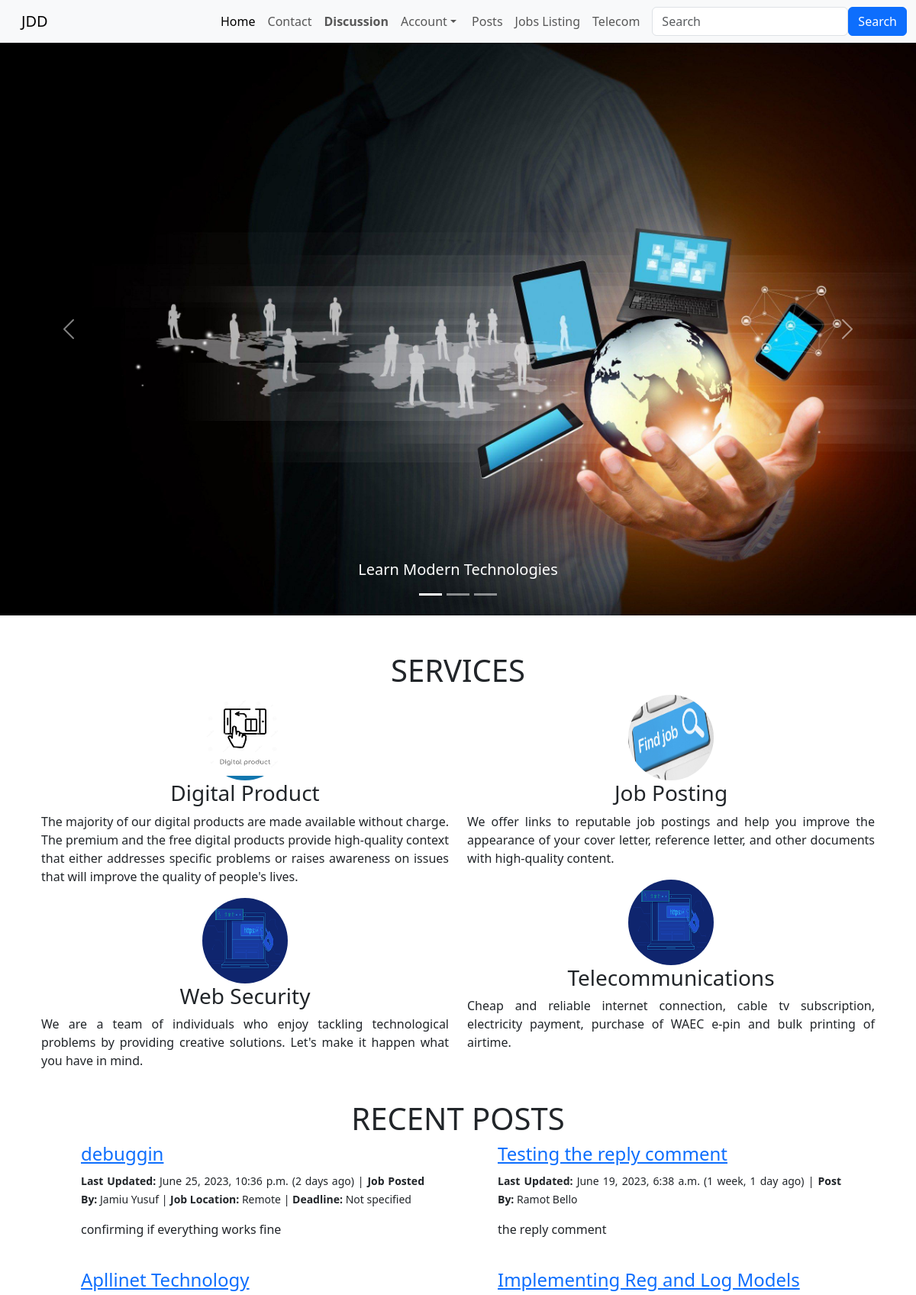
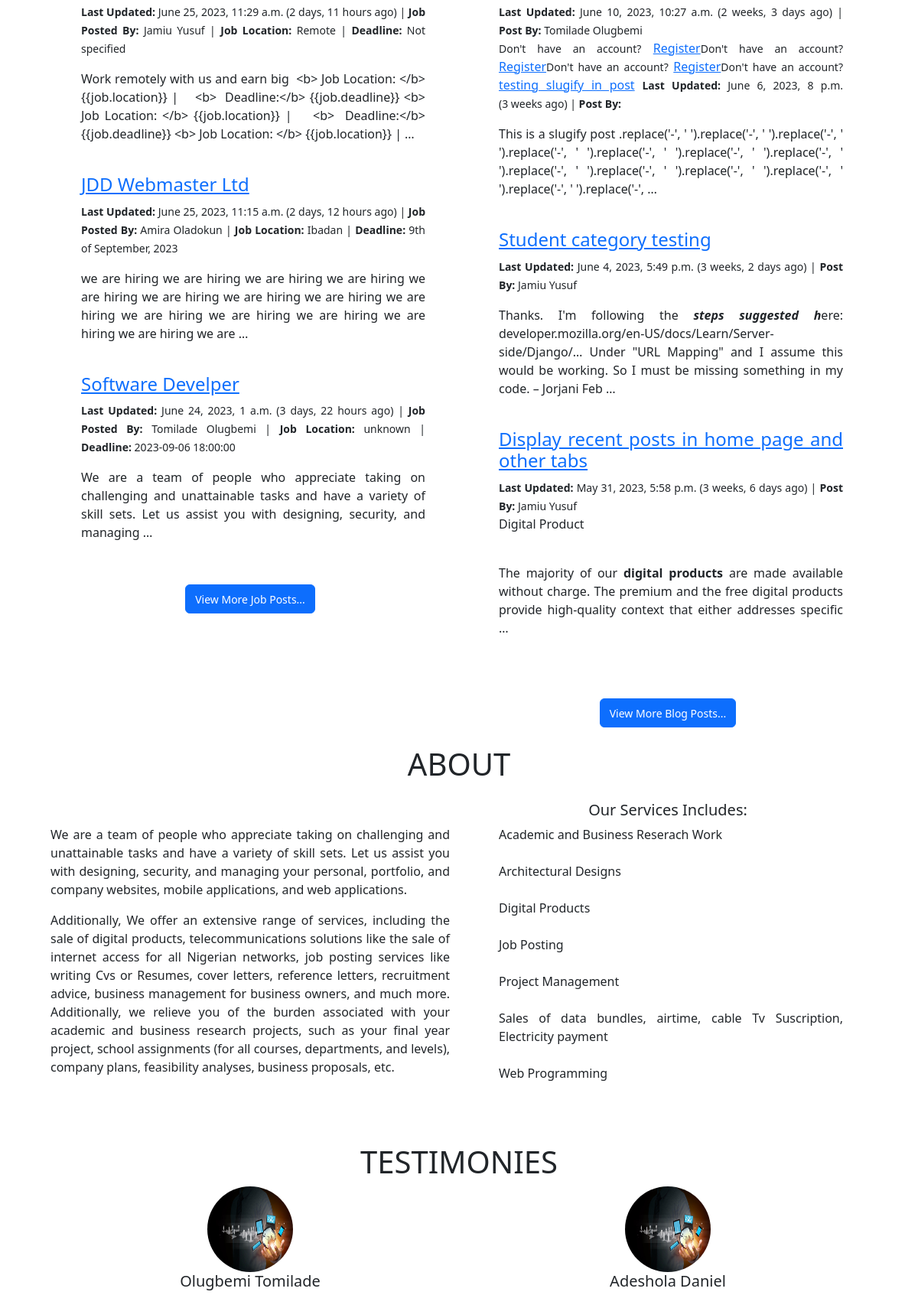
The page / (upper part) on the database its author committed (2 pictures, top to bottom).
### job/models.py (models this page shows, shortened)
class JobPost(models.Model):
    author = models.ForeignKey(User, on_delete=models.CASCADE)
    title = models.CharField(max_length=255, unique=True)
    date = models.DateTimeField(auto_now_add=True)
    deadline = models.CharField(max_length=150, default='Not specified')
    location = models.CharField(max_length=150)
    category = models.CharField(max_length=150, default='uncategorized')
    content = RichTextField(blank=True, null=True, unique=True)

### index/models.py (models this page shows, shortened)
class BlogPost(models.Model):
    author = models.ForeignKey(User, on_delete=models.CASCADE)
    title = models.CharField(max_length=255, unique=True)
    date = models.DateTimeField(auto_now_add=True)
    category = models.CharField(max_length=150, default='uncategorized')
    content = RichTextField(blank=True, null=True, unique=True)
    headline = models.TextField(max_length=255)
    likes = models.ManyToManyField(User, related_name='blog_posts')

### index/views.py (the view)
# urls.py: path('', views.home, name = 'home'),
def home(request):
            blogs = models.BlogPost.objects.order_by('-date')[:5]
            jobs = JobPost.objects.order_by('-date')[:5]
            return render(request, 'home/home.html',{
                'jobs': jobs,
                'blogs': blogs
            })

### index/templates/home/home.html (shortened to what this page needs)
{% extends 'home/base.html' %}
{% load static %}
{% load humanize %}
    {% block slides %}
    <div id="carouselExampleCaptions" class="carousel slide" data-bs-ride="carousel">
        <div class="carousel-indicators">
          <button type="button" data-bs-target="#carouselExampleCaptions" data-bs-slide-to="0" class="active" aria-current="true" aria-label="Slide 1"></button>
          <button type="button" data-bs-target="#carouselExampleCaptions" data-bs-slide-to="1" aria-label="Slide 2"></button>
          <button type="button" data-bs-target="#carouselExampleCaptions" data-bs-slide-to="2" aria-label="Slide 3"></button>
        </div>
        <div class="carousel-inner">
          <div class="carousel-item active" data-bs-interval="80000">
            <img src="{% static '/images/tech.jpg' %}" class="d-block w-100" alt="header tech image">
            <div class="carousel-caption d-none d-md-block">
              <h5>Learn Modern Technologies</h5>
            </div>
          </div>
        </div>
        <button class="carousel-control-prev" type="button" data-bs-target="#carouselExampleCaptions" data-bs-slide="prev">
          <span class="carousel-control-prev-icon" aria-hidden="true"></span>
        </button>
        <button class="carousel-control-next" type="button" data-bs-target="#carouselExampleCaptions" data-bs-slide="next">
          <span class="carousel-control-next-icon" aria-hidden="true"></span>
        </button>
      </div>
    {% endblock %}
{% block body %}
        <div class="container text-center">
            <h1>Services</h1>
          <div class="row">
          <div class="col">
        <img src="{% static '/images/digital-prodct.jpg' %}" alt="Digital Product Image" srcset="" class="services-img">
        <h3>Digital Product</h3>
        <p>
          The majority of our digital products are made available without charge. The premium and the free digital products
          provide high-quality context that either addresses specific problems or raises awareness on issues that will improve
          the quality of people's lives.
        </p>
        <div class="col">
      <img src="{% static '/images/web_security.png' %}" alt="Web Security Image" srcset="" class="services-img">
      <h3>Web Security</h3>
      <p>
        We are a team of individuals who enjoy tackling technological problems by providing creative solutions.
        Let's make it happen what you have in mind.
      </p>
    </div>
      </div>
      <div class="col">
        <img src="{% static '/images/job.webp' %}" alt="Job Search Image" srcset="" class="services-img">
        <h3>Job Posting</h3>
        <p>
          We offer links to reputable job postings and help you improve the appearance of your cover letter,
          reference letter, and other documents with high-quality content.
        </p>
        <div class="col">
      <img src="{% static '/images/web_security.png' %}" alt="Web Security Image" srcset="" class="services-img">
      <h3>Telecommunications</h3>
      <p>
        Cheap and reliable internet connection, cable tv subscription, electricity payment,
        purchase of WAEC e-pin and bulk printing of airtime.
      </p>
    </div>
      </div>
    </div>
    <div class="container text-center">
        <h1>Recent Posts</h1>
        <div class="row">
            <div class="col">
                <ul>
                   {% for job in jobs  %}
                   <li>
                        <h4> <a href="{% url 'jobs:job_details' job.pk %}"> {{job.title}} </a></h4>
                        <small>
                           <b>Last Updated: </b>  {{job.date}} ({{job.date | naturaltime}}) | <b> Job Posted By:</b>  {{job.author.first_name}}  {{job.author.last_name}}
                          |  <b> Job Location: </b> {{job.location}} |    <b>  Deadline:</b> {{job.deadline}}
                        </small><br>
                        <p> {{job.content | safe | truncatewords:"30"}}  </p>
                   </li> <br>
                    {% empty %}
                        <h4>No recent job post availabe right now...</h4>
                {% endfor %}
                </ul>
            <button class="btn btn-primary" ><small>View More Job Posts...</small></button> <br> <br>
          </div>
          <div class="col">
            <ul>
              {% for blog in blogs  %}
              <li>
                   <h4><a href="{% url 'index:blog_details' blog.pk %}">{{blog.title}}</a></h4>
                   <small>
                      <b> Last Updated: </b>  {{blog.date}} ({{blog.date | naturaltime}}) |  <b> Post By:</b>  {{blog.author.first_name}}  {{blog.author.last_name}}
                   </small> <br>
                   <p>{{blog.content| safe | truncatewords:"30"}} </p>
              </li> <br>
               {% empty %}
                   <h2>No recent blog post availabe right now...</h2>
           {% endfor %}
           </ul>
            <br><button class="btn btn-primary"><small>View More Blog Posts...</small></button>
          </div>
        </div>
      </div>
      <div class="container text-center">
        <h1>About</h1>
        <div class="row">
          <div class="col"><br><br>
            <p>
              We are a team of people who appreciate taking on challenging and unattainable tasks and have a variety of skill sets.
             Let us assist you with designing, security, and managing your personal, portfolio, and company websites,
             mobile applications, and web applications.
            </p>
            <p>
              Additionally, We offer an extensive range of services, including the sale of digital products, telecommunications solutions
              like the sale of internet access for all Nigerian networks, job posting services like writing Cvs or Resumes,
              cover letters, reference letters, recruitment advice, business management for business owners, and much more.
              Additionally, we relieve you of the burden associated with your academic and business research projects, such
              as your final year project, school assignments (for all courses, departments, and levels), company plans,
              feasibility analyses, business proposals, etc.
            </p>
          </div>
          <div class="col">
            <p>
              <h5>Our Services Includes:</h5>
                <ul>
                  <li>Academic and Business Reserach Work</li> <br>
                  <li>Architectural Designs</li><br>
                  <li>Digital Products</li><br>
                   <li>Job Posting</li> <br>
                  <li> Project Management</li> <br>
                  <li>Sales of data bundles, airtime, cable Tv Suscription, Electricity payment</li> <br>
                  <li>Web Programming</li>
                </ul> <br>
            </p>
          </div>
        </div>
      </div>
      <div class="container text-center">
        <h1>Testimonies</h1>
        <div class="row">
          <div class="col">
            <div>
              <div>
                <img src="{% static '/images/tech.jpg' %}" alt="Tomilade image" srcset="" class="services-img">
              </div>
                <h5>Olugbemi Tomilade</h5>
            </div>
          </div>
          <div class="col">
            <div>
              <div>
                <img src="{% static '/images/tech.jpg' %}" alt="Tomilade image" srcset="" class="services-img">
              </div>
                <h5>Adeshola Daniel</h5>
            </div>
          </div>
          </div>
{% endblock %}

### index/templates/home/home.html (style rules this page uses)
.services-img { border-radius: 50%; width: 7rem; height: 7rem; }
h1 { margin-top: 1.5rem; text-transform: uppercase; }
p { text-align: justify; }
li { list-style-type: none; text-align: justify; }

### rows shown on the page
JobPost: title "debuggin", date "June 25, 2023, 10:36 p.m.", date "2 days ago", author.first_name "Jamiu", author.last_name "Yusuf", location "Remote", deadline "Not specified", content "confirming if everything works fine"
JobPost: title "Apllinet Technology", date "June 25, 2023, 11:29 a.m.", date "2 days, 11 hours ago", author.first_name "Jamiu", author.last_name "Yusuf", location "Remote", deadline "Not specified", content "Work remotely with us and earn big <b> Job Location: </b> {{job.location}} | <b> Deadline:</b> {{job.deadline}} <b> Job Location: </b> {{job.location}} | <b> Deadline:</b> {{job.deadline}} <b> Job Location: </b> {{job.location}} | …"
JobPost: title "JDD Webmaster Ltd", date "June 25, 2023, 11:15 a.m.", date "2 days, 12 hours ago", author.first_name "Amira", author.last_name "Oladokun", location "Ibadan", deadline "9th of September, 2023", content "we are hiring we are hiring we are hiring we are hiring we are hiring we are hiring we are hiring we are hiring we are hiring we are hiring we are hiring we are hiring we are hiring we are hiring we are …"
JobPost: title "Software Develper", date "June 24, 2023, 1 a.m.", date "3 days, 22 hours ago", author.first_name "Tomilade", author.last_name "Olugbemi", location "unknown", deadline "2023-09-06 18:00:00", content "We are a team of people who appreciate taking on challenging and unattainable tasks and have a variety of skill sets. Let us assist you with designing, security, and managing …"
BlogPost: title "Testing the reply comment", date "June 19, 2023, 6:38 a.m.", date "1 week, 1 day ago", author.first_name "Ramot", author.last_name "Bello", content "the reply comment"
BlogPost: title "Implementing Reg and Log Models", date "June 10, 2023, 10:27 a.m.", date "2 weeks, 3 days ago", author.first_name "Tomilade", author.last_name "Olugbemi", content "Don't have an account? Register Don't have an account? Register Don't have an account? Register Don't have an account?"
BlogPost: title "testing slugify in post", date "June 6, 2023, 8 p.m.", date "3 weeks ago", content "This is a slugify post .replace('-', ' ').replace('-', ' ').replace('-', ' ').replace('-', ' ').replace('-', ' ').replace('-', ' ').replace('-', ' ').replace('-', ' ').replace('-', ' ').replace('-', ' ').replace('-', ' ').replace('-', ' ').replace('-', …"
BlogPost: title "Student category testing", date "June 4, 2023, 5:49 p.m.", date "3 weeks, 2 days ago", author.first_name "Jamiu", author.last_name "Yusuf", content "Thanks. I'm following the steps suggested h ere: developer.mozilla.org/en-US/docs/Learn/Server-side/Django/… Under \"URL Mapping\" and I assume this would be working. So I must be missing something in my code. – Jorjani Feb …"
BlogPost: title "Display recent posts in home page and other tabs", date "May 31, 2023, 5:58 p.m.", date "3 weeks, 6 days ago", author.first_name "Jamiu", author.last_name "Yusuf", content "Digital Product The majority of our digital products are made available without charge. The premium and the free digital products provide high-quality context that either addresses specific …"
